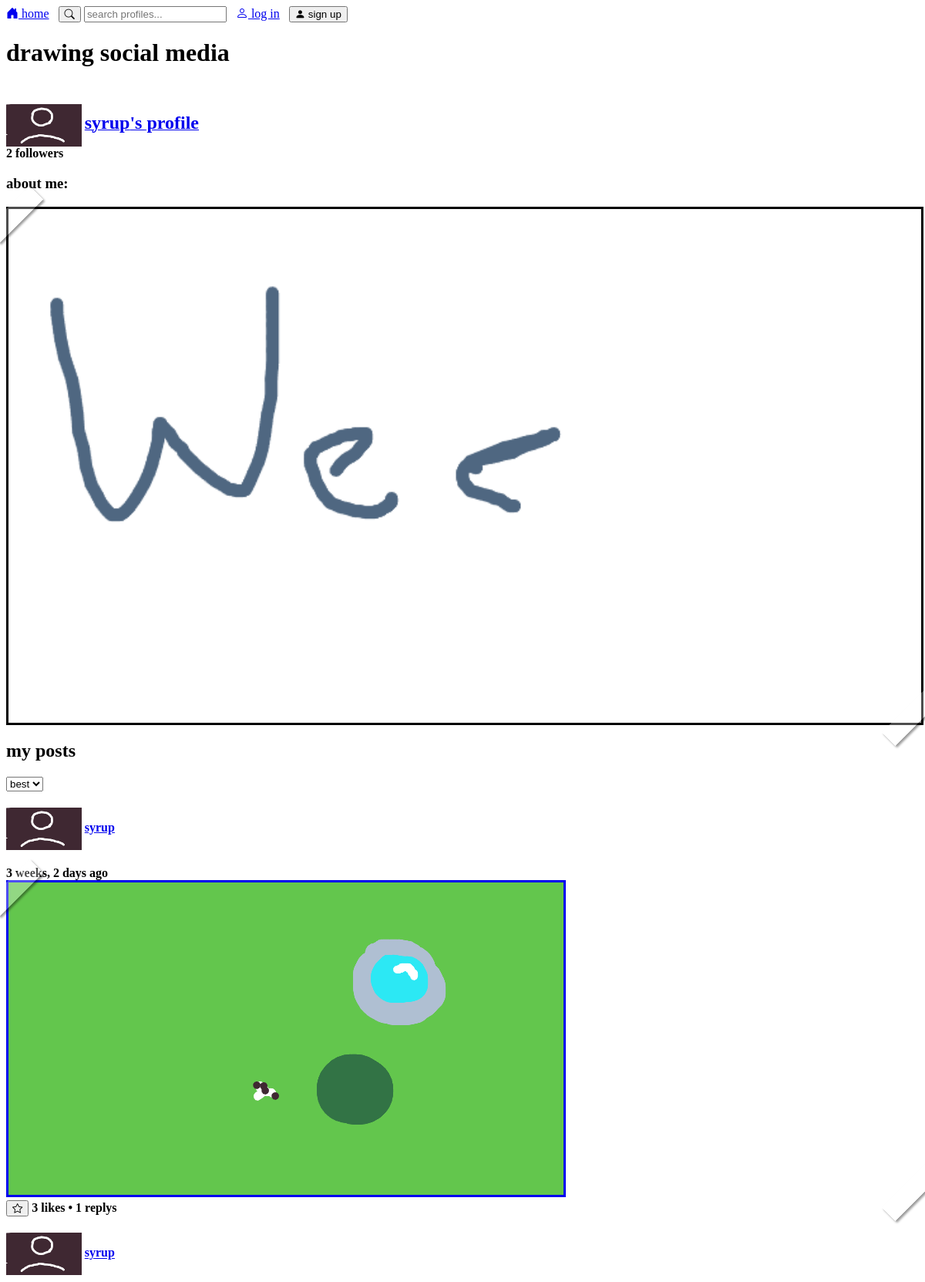
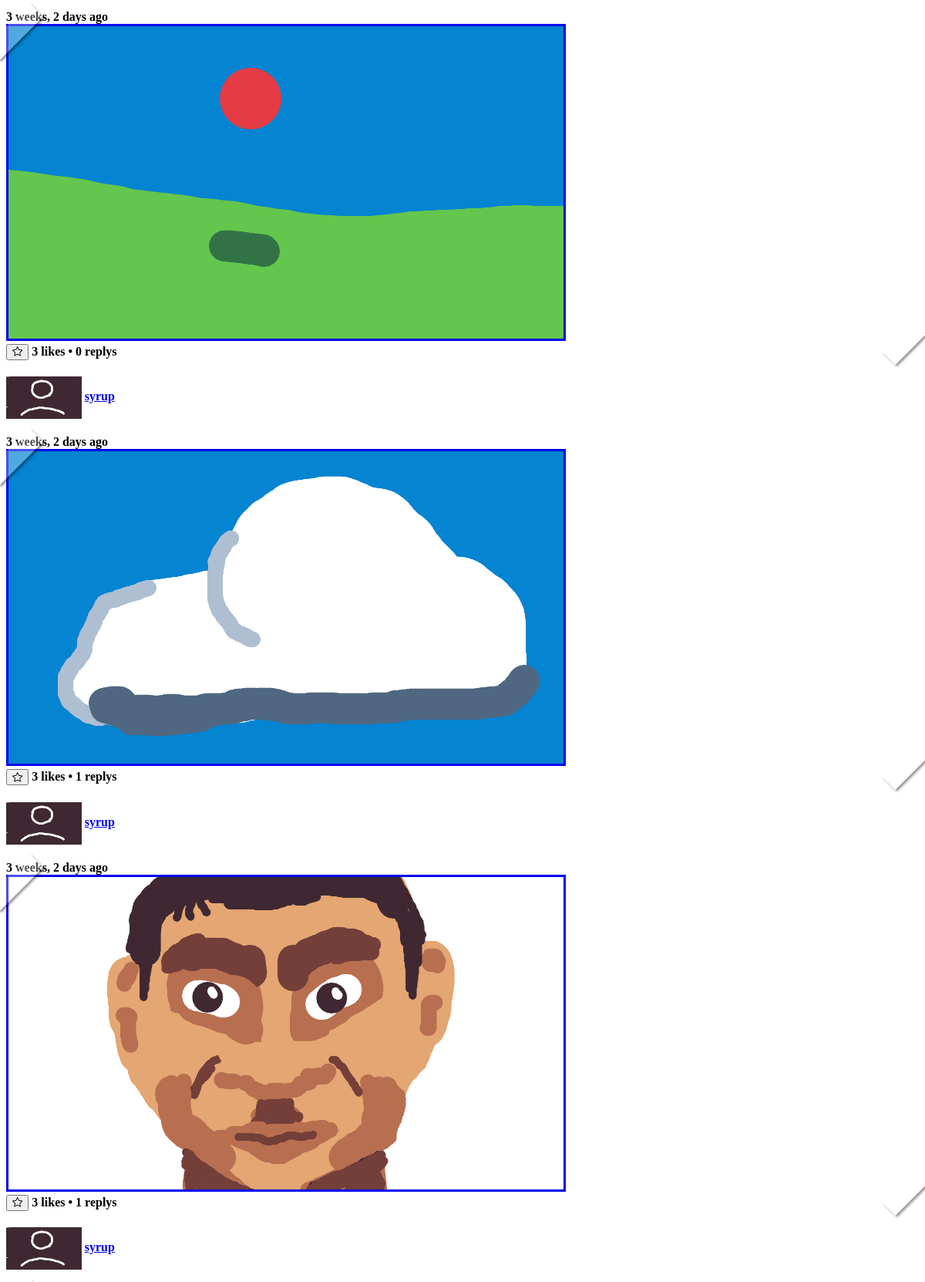
Page /profile/1/ (upper part) on the committed database (2 pictures, top to bottom).
### socialMedia/models.py (models this page shows, shortened)
class UserProfile(models.Model):
    user = models.OneToOneField(User, on_delete=models.CASCADE,related_name='profile')
    profile_picture = models.ImageField(default="placeholders/fpfPlaceholder.png")
    bio_picture = models.ImageField(default="placeholders/bioPlaceholder.png")
    def __str__(self):
        return self.user.username

class Post(models.Model):
    body = models.ImageField()
    created_by = models.ForeignKey("UserProfile", on_delete=models.CASCADE)
    created_on = models.DateTimeField(auto_now_add=True)

### socialMedia/views.py (the view, shortened to what this page needs)
# urls.py: path('profile/<int:pk>/',views.profile_detail,name="profile_detail"),
def profile_detail(request, pk):
    profile = UserProfile.objects.get(pk=pk)
    page=1
    order_by="-like_count"
    url_sort_by="best"
    parsed_url = parse_qs(urlparse(request.build_absolute_uri()).query)
    if('page' in parsed_url):
        page=parsed_url['page'][0]
    posts = Post.objects.filter(created_by=pk)
    posts = Paginator(posts.annotate(like_count=Count('likes')+1).order_by(order_by), 10)
    context = {
        "profile" : profile,
        "posts": posts.page(page),
        "url_sort_by":url_sort_by,
        "sort_by" :order_by,
        "page" : page,
        "max_page" : posts.num_pages,
    }
    return render(request, "profile_detail.html", context)

### socialMedia/templates/profile_detail.html (shortened to what this page needs)
{% extends "base.html" %}
{% block page_content %}
    <!-- {% load static %}
    <img src="/media/{{post.body.name }}" > -->
         {% include 'components/big_profile_card.html' %}
        <h3>about me:</h3>
        <div class="photo"><img class="art" style="width: 100%; vertical-align: middle;" src="/media/{{profile.bio_picture}}" ></div>
    <h2 >my posts</h2>
    {% include "components/sort.html" %}
    {% for post in posts %}
        {% include 'components/post.html' %}
    {% endfor %}
{% endblock page_content %}

### socialMedia/templates/components/big_profile_card.html (shortened to what this page needs)
<div style="margin-top: 3rem;">
    <a href="{% url 'profile_detail' profile.pk%}"><img style="height: 55px; border-style: none;vertical-align: middle;" src="/media/{{profile.profile_picture}}" ></a>
    {% if user == profile.user %}
        <a href="{% url 'profile_detail' profile.pk%}"><h2 style="display: inline;">my profile</h2></a>
    {% else %}
        <a href="{% url 'profile_detail' profile.pk%}"><h2 style="display: inline;">{{profile.user|truncatechars:20}}'s profile</h2></a>
    {% endif %}
    {% if user.is_authenticated %}
        {% if profile.user != user %}
            {% load filters %}
        {% endif %}
    {% endif %}
    <br>
    <b id="fc{{profile.pk}}" >{{profile.followers.all.count}} followers </b>
</div>

### socialMedia/templates/components/post.html (shortened to what this page needs)
{% load static %}
{% load filters %}
<section class="post">
    <div>
        <h4>
            <a href="{% url 'profile_detail' post.created_by.pk%}"><img style="height: 55px; border-style: none;vertical-align: middle;" src="/media/{{post.created_by.profile_picture}}" ></a>
            <a href="{% url 'profile_detail' post.created_by.pk%}">{{ post.created_by|truncatechars:20 }}</a>
        </h4>
        <b>{{ post.created_on|timesince}} ago</b>
        <div class="photo"><a href="{% url 'post_detail' post.pk%}"> <img class="art" src="/media/{{post.body.name }}" ></a></div>
    </div>
    {% if user.is_authenticated %}
            <button hx-swap="begin" hx-post="{% url 'post_like' post.pk %}">
                {% if post.likes.all|dasame:user.pk %}
                <i class="bi bi-star-fill"></i>
                {% else %}
                <i class="bi bi-star"></i>
                {% endif %}
            </button>
    {% else %}
        <form style="display: inline;" method="post" action="{% url 'login' %}">
            <button type="submit"><i class="bi bi-star"></i></button>
        </form>
    {% endif %}
    <h4 style="display: inline"> <span id='like-count' id="likes">{{post.likes.all.count}}</span> likes • <span x-text="replys">{{post.replys.all.count}}</span> replys</h4>
    </section>

### socialMedia/static/custom.css (style rules this page uses)
.photo { position: relative; }
.photo:before { content: ""; height: 25px; width: 80px; background-color: rgba(255, 255, 255, .3); position: absolute; top: -5px; left: -5px; transform: translateX(-30%) translateY(10%) rotate(-45deg); box-shadow: 0px 3px 3px rgba(0, 0, 0, 0.4); pointer-events: none }
.photo:after { content: ""; height: 25px; width: 80px; background-color: rgba(255, 255, 255, .3); position: absolute; bottom: -5px; right: -5px; transform: translateX(30%) translateY(-10%) rotate(-45deg); box-shadow: 0px 3px 3px rgba(0, 0, 0, 0.4); pointer-events: none }
.art { border-style: solid; }

### rows in the picture
UserProfile: profile_picture (picture), user "syrup", followers.all.count "2", bio_picture (picture)
Post: created_by.profile_picture (picture), created_by "syrup", created_on "3 weeks, 2 days", body.name (picture), likes.all.count "3", replys.all.count "1"
Post: created_by.profile_picture (picture), created_by "syrup", created_on "3 weeks, 2 days", body.name (picture), likes.all.count "3", replys.all.count "0"
Post: created_by.profile_picture (picture), created_by "syrup", created_on "3 weeks, 2 days", body.name (picture), likes.all.count "3", replys.all.count "1"
Post: created_by.profile_picture (picture), created_by "syrup", created_on "3 weeks, 2 days", body.name (picture), likes.all.count "3", replys.all.count "1"
Post: created_by.profile_picture (picture), created_by "syrup"
